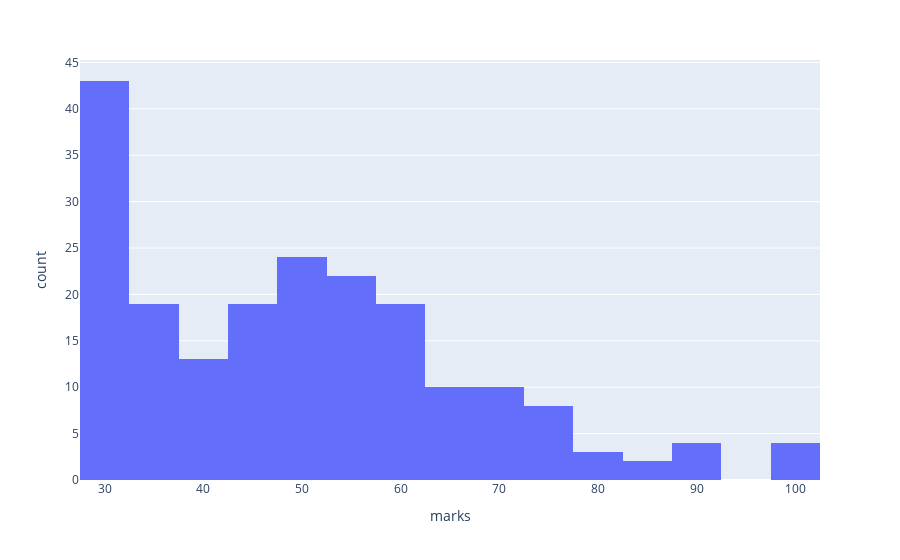

The code cell stored with this chart in its notebook:
### Code cell
fig = px.histogram(data_frame=students,x='marks')
fig.show()

### Figure 1 — Plotly figure (JSON) as saved in the notebook; plotly's stock layout.template omitted (floating-point values rounded to 4 significant figures; data arrays with more than 128 entries replaced by an {"elided": "..."} marker saying what was removed)
{"data": [{"bingroup": "x", "hovertemplate": "marks=%{x}<br>count=%{y}<extra></extra>", "legendgroup": "", "marker": {"color": "#636efa", "pattern": {"shape": ""}}, "name": "", "orientation": "v", "showlegend": false, "x": {"elided": "200 float values"}, "xaxis": "x", "yaxis": "y", "type": "histogram"}], "layout": {"xaxis": {"anchor": "y", "domain": [0.0, 1.0], "title": {"text": "marks"}}, "yaxis": {"anchor": "x", "domain": [0.0, 1.0], "title": {"text": "count"}}, "legend": {"tracegroupgap": 0}, "margin": {"t": 60}, "barmode": "relative"}}
